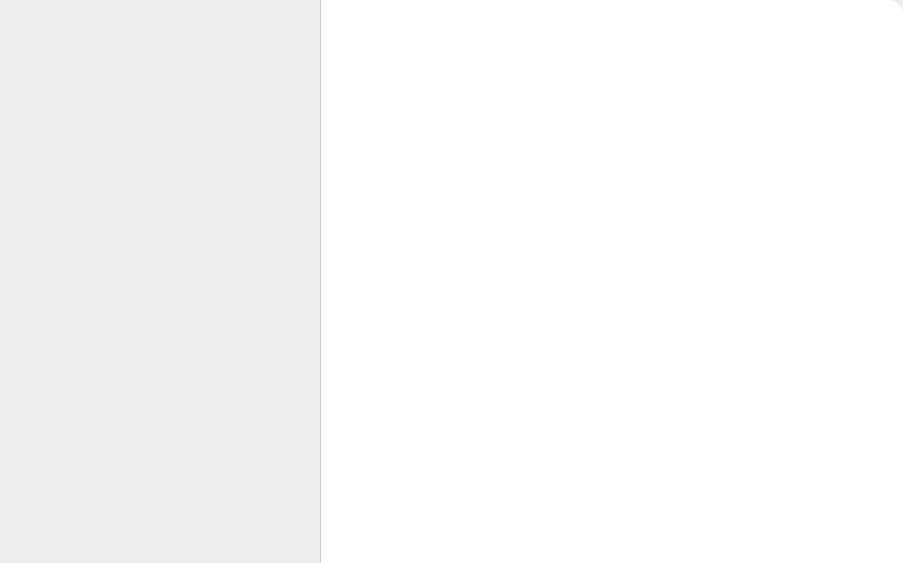
<?xml version="1.0" encoding="UTF-8"?>
<ui version="4.0">
 <class>ProjectSettingsPage</class>
 <widget class="QWidget" name="ProjectSettingsPage">
  <property name="geometry">
   <rect>
    <x>0</x>
    <y>0</y>
    <width>903</width>
    <height>563</height>
   </rect>
  </property>
  <property name="windowTitle">
   <string>Form</string>
  </property>
  <property name="styleSheet">
   <string notr="true">#projectSettingsPageContainer {
    background-color: white;
    border-top-left-radius: 0px;
    border-top-right-radius: 16px;
    border-left: 1px solid #34343426;
}</string>
  </property>
  <layout class="QVBoxLayout" name="verticalLayout">
   <property name="spacing">
    <number>0</number>
   </property>
   <property name="leftMargin">
    <number>0</number>
   </property>
   <property name="topMargin">
    <number>0</number>
   </property>
   <property name="rightMargin">
    <number>0</number>
   </property>
   <property name="bottomMargin">
    <number>0</number>
   </property>
   <item>
    <widget class="QSplitter" name="splitter">
     <property name="sizePolicy">
      <sizepolicy hsizetype="Expanding" vsizetype="Expanding">
       <horstretch>0</horstretch>
       <verstretch>0</verstretch>
      </sizepolicy>
     </property>
     <property name="orientation">
      <enum>Qt::Orientation::Horizontal</enum>
     </property>
     <property name="handleWidth">
      <number>0</number>
     </property>
     <widget class="ContextSidebar" name="contextSidebar" native="true">
      <property name="sizePolicy">
       <sizepolicy hsizetype="Minimum" vsizetype="Expanding">
        <horstretch>0</horstretch>
        <verstretch>0</verstretch>
       </sizepolicy>
      </property>
      <property name="minimumSize">
       <size>
        <width>250</width>
        <height>0</height>
       </size>
      </property>
      <property name="maximumSize">
       <size>
        <width>320</width>
        <height>16777215</height>
       </size>
      </property>
     </widget>
     <widget class="QStackedWidget" name="projectSettingsPageContainer">
      <property name="sizePolicy">
       <sizepolicy hsizetype="Expanding" vsizetype="Expanding">
        <horstretch>0</horstretch>
        <verstretch>0</verstretch>
       </sizepolicy>
      </property>
      <widget class="BasicSettingsPage" name="basicSettingsPage"/>
      <widget class="IntegrationsPage" name="integrationsPage"/>
      <widget class="AISettingsPage" name="aiSettingsPage"/>
      <widget class="UserManagementPage" name="userManagementPage"/>
      <widget class="BasicSettingsEditPage" name="basicSettingsEditPage"/>
     </widget>
    </widget>
   </item>
  </layout>
 </widget>
 <customwidgets>
  <customwidget>
   <class>ContextSidebar</class>
   <extends>QWidget</extends>
   <header>contextsidebar.h</header>
   <container>1</container>
  </customwidget>
  <customwidget>
   <class>BasicSettingsPage</class>
   <extends>QWidget</extends>
   <header>basicsettingspage.h</header>
   <container>1</container>
  </customwidget>
  <customwidget>
   <class>BasicSettingsEditPage</class>
   <extends>QWidget</extends>
   <header>basicsettingseditpage.h</header>
   <container>1</container>
  </customwidget>
  <customwidget>
   <class>IntegrationsPage</class>
   <extends>QWidget</extends>
   <header>integrationspage.h</header>
   <container>1</container>
  </customwidget>
  <customwidget>
   <class>AISettingsPage</class>
   <extends>QWidget</extends>
   <header>aisettingspage.h</header>
   <container>1</container>
  </customwidget>
  <customwidget>
   <class>UserManagementPage</class>
   <extends>QWidget</extends>
   <header location="global">usermanagementpage.h</header>
   <container>1</container>
  </customwidget>
 </customwidgets>
 <resources/>
 <connections/>
</ui>
